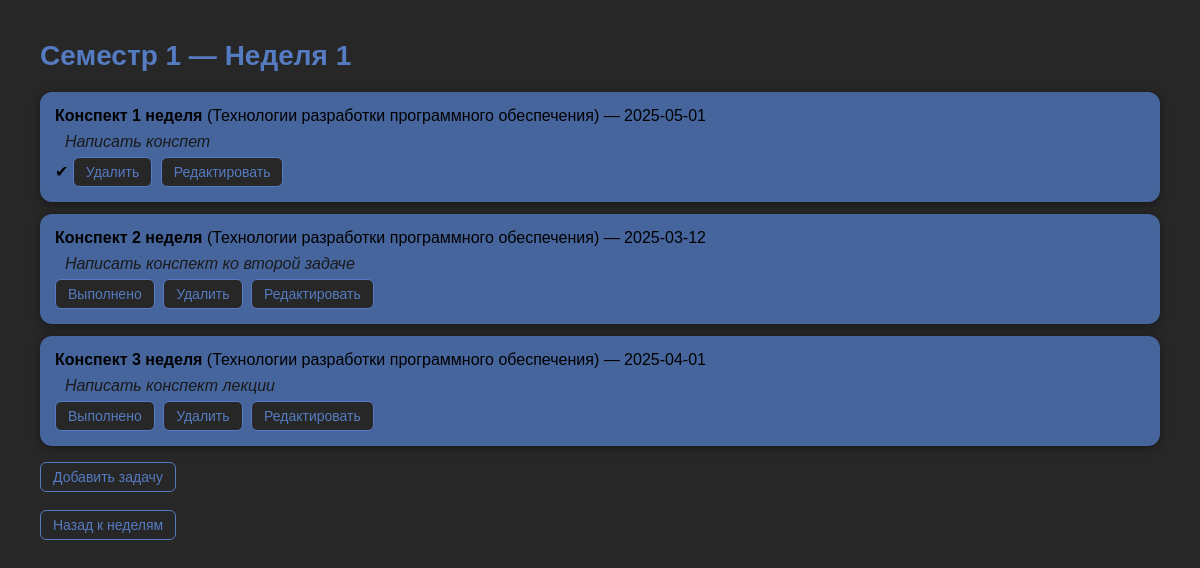
/semester/1/week/1, run on the app's committed database.
### tables this page shows
CREATE TABLE semesters (
    id INTEGER PRIMARY KEY AUTOINCREMENT,
    name TEXT NOT NULL
);

CREATE TABLE tasks (
    id INTEGER PRIMARY KEY AUTOINCREMENT,
    semester_id INTEGER NOT NULL,
    week INTEGER NOT NULL,
    title TEXT NOT NULL,
    subject TEXT,
    deadline TEXT,
    description TEXT,
    is_done INTEGER DEFAULT 0,
    FOREIGN KEY (semester_id) REFERENCES semesters(id)
);

### app.py (the view)
@app.route('/semester/<int:semester_id>/week/<int:week_num>')
def week_tasks(semester_id, week_num):
    conn = get_db_connection()
    semester = conn.execute('SELECT * FROM semesters WHERE id = ?', (semester_id,)).fetchone()
    tasks = conn.execute('''
        SELECT * FROM tasks
        WHERE semester_id = ? AND week = ?
    ''', (semester_id, week_num)).fetchall()
    conn.close()
    if semester is None:
        return "Семестр не найден", 404
    return render_template('week_tasks.html',
                           semester=semester,
                           week=week_num,
                           tasks=tasks)

### app.py (called while the page is built)
def get_db_connection():
    conn = sqlite3.connect('db/tasks.db')
    conn.row_factory = sqlite3.Row
    return conn

### templates/week_tasks.html (shortened to what this page needs)
<!DOCTYPE html>
<html>
<head>
    <link rel="stylesheet" href="/static/style.css">
</head>
<body>
    <h1>{{ semester.name }} — Неделя {{ week }}</h1>
    {% if tasks %}
        <ul>
        {% for task in tasks %}
            <li>
                <strong>{{ task.title }}</strong> ({{ task.subject }}) — {{ task.deadline }}
                {% if task.description %}
                    <div class="task-description">{{ task.description }}</div>
                {% endif %}
                {% if task.is_done %}
                    ✔
                {% else %}
                <form method="POST" action="/complete/{{ task.id }}" style="display:inline;" onsubmit="return confirm('Вы действительно хотите отметить задачу как выполненную?');">
    <button type="submit">Выполнено</button>
</form>
                {% endif %}
                <form method="POST" action="/delete/{{ task.id }}" style="display:inline;" onsubmit="return confirm('Вы действительно хотите удалить эту задачу?');">
                    <button type="submit">Удалить</button>
                </form>
                <a href="/edit/{{ task.id }}">
                    <button type="button">Редактировать</button>
                </a>
            </li>
        {% endfor %}
        </ul>
    {% else %}
        <p>Задач пока нет.</p>
    {% endif %}
    <a href="/add/{{ semester.id }}/{{ week }}" class="button-link">Добавить задачу</a><br><br>
    <a href="/semester/{{ semester.id }}" class="button-link">Назад к неделям</a>
</body>
</html>

### static/style.css (style rules this page uses)
body { font-family: Arial, sans-serif; margin: 40px; background-color: #272727; color: #ffffff; }
h1 { color: #557bc2; font-size: 28px; margin-bottom: 20px; }
a { color: #557bc2; text-decoration: none; }
ul { list-style: none; padding: 0; }
li { background-color: #46659d; border-radius: 12px; padding: 15px; margin-bottom: 12px; box-shadow: 0 2px 8px rgba(0, 0, 0, 0.4); color: #000000; }
.task-description { margin-top: 8px; padding-left: 10px; font-style: italic; color: #1a1a1a; }
button { margin: 6px 4px 0 0; padding: 6px 12px; font-size: 14px; border: none; border-radius: 6px; cursor: pointer; background-color: #272727; color: #557bc2; border: 1px solid #557bc2; transition: background-color 0.2s ease; }
form { display: inline; }
.button-link { display: inline-block; padding: 6px 12px; font-size: 14px; background-color: #272727; color: #557bc2; border: 1px solid #557bc2; border-radius: 6px; text-decoration: none; cursor: pointer; transition: background-color 0.2s ease; }

### data on the page
semesters: name "Семестр 1"
tasks: title "Конспект 1 неделя", subject "Технологии разработки программного обеспечения", deadline "2025-05-01", description "Написать конспет"
tasks: title "Конспект 2 неделя", subject "Технологии разработки программного обеспечения", deadline "2025-03-12", description "Написать конспект ко второй задаче"
tasks: title "Конспект 3 неделя", subject "Технологии разработки программного обеспечения", deadline "2025-04-01", description "Написать конспект лекции"

### other printed values
{{ week }} "1"
